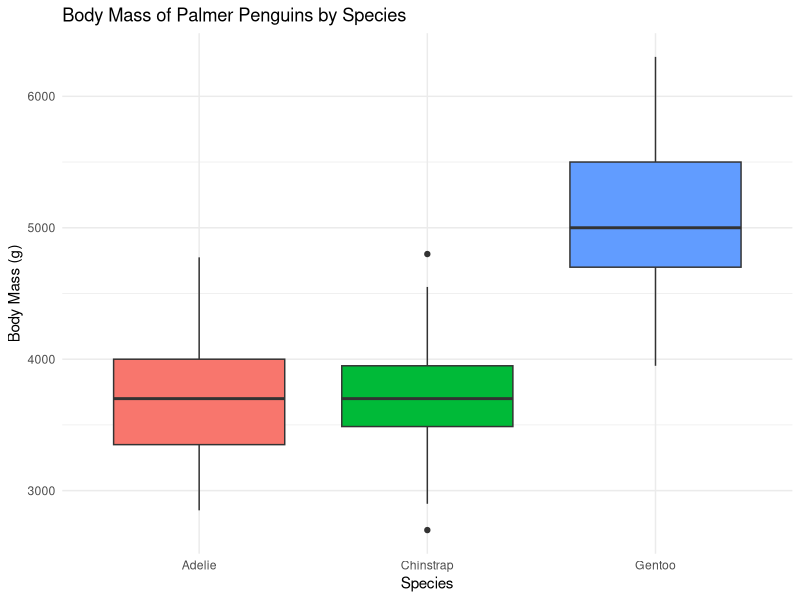
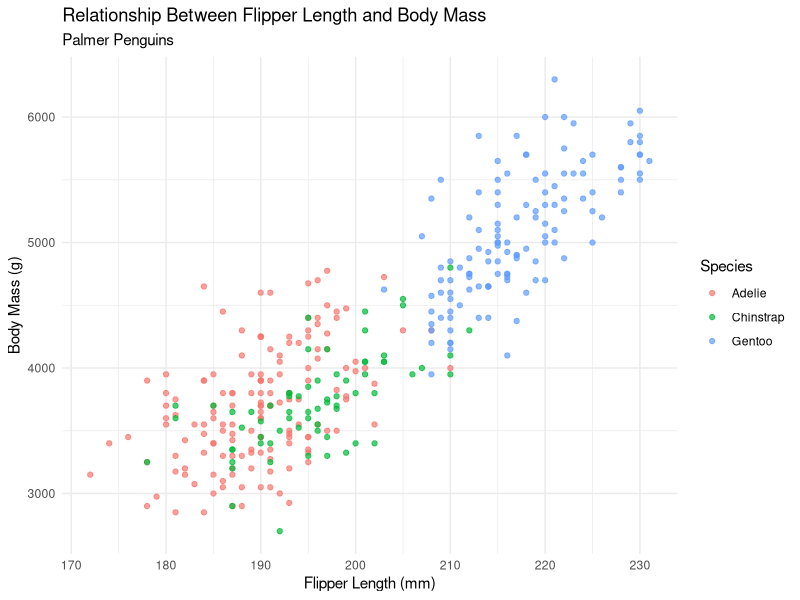

Here is the R script that generated these plots, in order:
## ---- chunk 1
library(palmerpenguins)
library(tidyverse)
## ---- chunk 2
head(penguins)
## ---- chunk 3
dim(penguins)
## ---- chunk 4
penguins |>
  summarise(
    missing_body_mass = sum(is.na(body_mass_g)),
    missing_flipper_length = sum(is.na(flipper_length_mm))
  )
## ---- chunk 5
penguins_clean <- penguins |>
  drop_na(body_mass_g, flipper_length_mm)
## ---- chunk 6
nrow(penguins)
nrow(penguins_clean)
## ---- chunk 7
body_mass_summary <- penguins_clean |>
  group_by(species) |>
  summarise(
    n = n(),
    mean_body_mass = mean(body_mass_g),
    median_body_mass = median(body_mass_g),
    sd_body_mass = sd(body_mass_g),
    min_body_mass = min(body_mass_g),
    max_body_mass = max(body_mass_g)
  )

body_mass_summary
## ---- chunk 8
ggplot(
  penguins_clean,
  aes(
    x = species,
    y = body_mass_g,
    fill = species
  )
) +
  geom_boxplot() +
  labs(
    title = "Body Mass of Palmer Penguins by Species",
    x = "Species",
    y = "Body Mass (g)"
  ) +
  theme_minimal() +
  guides(fill = "none")
## ---- chunk 9
penguins_clean |>
  summarise(
    correlation = cor(flipper_length_mm, body_mass_g)
  )
## ---- chunk 10
penguins_clean |>
  group_by(species) |>
  summarise(
    correlation = cor(flipper_length_mm, body_mass_g)
  )
## ---- chunk 11
ggplot(
  penguins_clean,
  aes(
    x = flipper_length_mm,
    y = body_mass_g,
    color = species
  )
) +
  geom_point(alpha = 0.7) +
  labs(
    title = "Relationship Between Flipper Length and Body Mass",
    subtitle = "Palmer Penguins",
    x = "Flipper Length (mm)",
    y = "Body Mass (g)",
    color = "Species"
  ) +
  theme_minimal()
